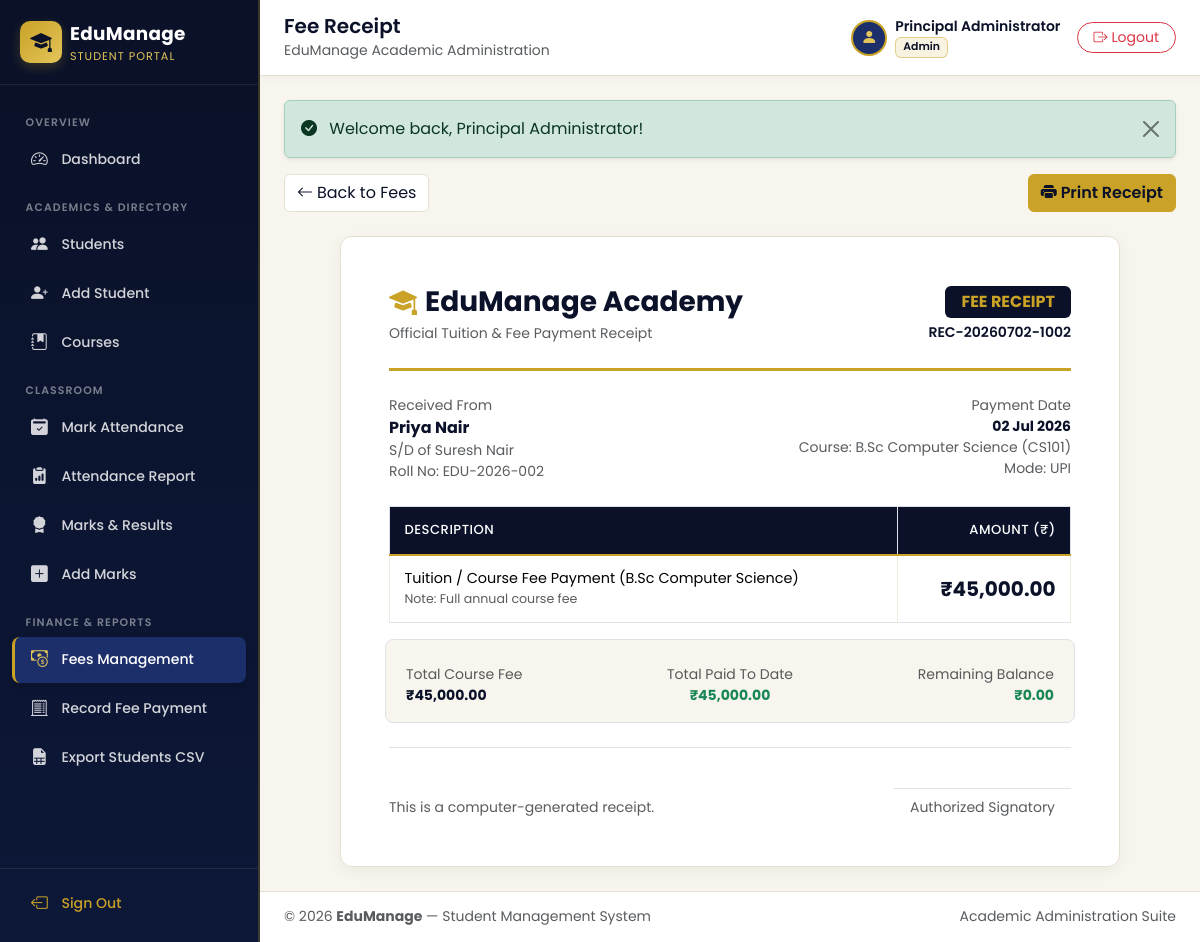
The page /fees/receipt.php?id=2 (signed in) on the database its author committed.
### tables this page shows
CREATE TABLE `fees` (
  `id` INT UNSIGNED NOT NULL AUTO_INCREMENT,
  `receipt_no` VARCHAR(40) NOT NULL,
  `student_id` INT UNSIGNED NOT NULL,
  `amount` DECIMAL(10, 2) NOT NULL,
  `payment_date` DATE NOT NULL,
  `payment_mode` ENUM('Cash', 'Card', 'Bank Transfer', 'UPI', 'Cheque') NOT NULL DEFAULT 'Cash',
  `remarks` VARCHAR(255) DEFAULT NULL,
  `created_at` TIMESTAMP NOT NULL DEFAULT CURRENT_TIMESTAMP,
  PRIMARY KEY (`id`),
  UNIQUE KEY `uq_fees_receipt_no` (`receipt_no`),
  KEY `idx_fees_student` (`student_id`),
  CONSTRAINT `fk_fees_student`
    FOREIGN KEY (`student_id`) REFERENCES `students` (`id`)
    ON DELETE CASCADE ON UPDATE CASCADE
);

CREATE TABLE `students` (
  `id` INT UNSIGNED NOT NULL AUTO_INCREMENT,
  `roll_no` VARCHAR(30) NOT NULL,
  `full_name` VARCHAR(120) NOT NULL,
  `father_name` VARCHAR(120) NOT NULL,
  `email` VARCHAR(120) NOT NULL,
  `phone` VARCHAR(20) NOT NULL,
  `gender` ENUM('Male', 'Female', 'Other') NOT NULL,
  `dob` DATE NOT NULL,
  `address` TEXT NOT NULL,
  `course_id` INT UNSIGNED NOT NULL,
  `admission_date` DATE NOT NULL,
  `photo` VARCHAR(255) DEFAULT NULL,
  `status` ENUM('Active', 'Inactive') NOT NULL DEFAULT 'Active',
  `created_at` TIMESTAMP NOT NULL DEFAULT CURRENT_TIMESTAMP,
  PRIMARY KEY (`id`),
  UNIQUE KEY `uq_students_roll_no` (`roll_no`),
  UNIQUE KEY `uq_students_email` (`email`),
  KEY `idx_students_course` (`course_id`),
  CONSTRAINT `fk_students_course`
    FOREIGN KEY (`course_id`) REFERENCES `courses` (`id`)
    ON DELETE RESTRICT ON UPDATE CASCADE
);

CREATE TABLE `courses` (
  `id` INT UNSIGNED NOT NULL AUTO_INCREMENT,
  `course_name` VARCHAR(120) NOT NULL,
  `course_code` VARCHAR(30) NOT NULL,
  `duration` VARCHAR(50) NOT NULL,
  `fees` DECIMAL(10, 2) NOT NULL DEFAULT 0.00,
  `created_at` TIMESTAMP NOT NULL DEFAULT CURRENT_TIMESTAMP,
  PRIMARY KEY (`id`),
  UNIQUE KEY `uq_courses_code` (`course_code`)
);

### config/db.php (called while the page is built, shortened)
<?php
function e(?string $value): string
{
    return htmlspecialchars((string) $value, ENT_QUOTES | ENT_SUBSTITUTE, 'UTF-8');
}
function url(string $path = ''): string
{
    $cleanPath = ltrim($path, '/');
    return ($cleanPath === '') ? (BASE_URL === '' ? '/' : BASE_URL . '/') : BASE_URL . '/' . $cleanPath;
}

### fees/receipt.php (the view, shortened to what this page needs)
<?php
require_once dirname(__DIR__) . '/includes/auth_check.php';
$id = (int) ($_GET['id'] ?? 0);
$stmt = $pdo->prepare('
    SELECT f.*, s.roll_no, s.full_name, s.father_name, s.phone,
           c.course_name, c.course_code, c.fees AS total_fees
    FROM fees f
    INNER JOIN students s ON f.student_id = s.id
    INNER JOIN courses c ON s.course_id = c.id
    WHERE f.id = ?
    LIMIT 1
');
$stmt->execute([$id]);
$receipt = $stmt->fetch();
$paid_stmt = $pdo->prepare('SELECT COALESCE(SUM(amount), 0) FROM fees WHERE student_id = ?');
$paid_stmt->execute([(int) $receipt['student_id']]);
$total_paid = (float) $paid_stmt->fetchColumn();
$total_fees = (float) $receipt['total_fees'];
$pending    = max(0, $total_fees - $total_paid);
include dirname(__DIR__) . '/includes/header.php';
?>
<div class="d-flex justify-content-between align-items-center mb-4 no-print">
    <a href="<?= e(url('fees/list.php')) ?>" class="btn btn-outline-navy">
        <i class="bi bi-arrow-left me-1"></i>Back to Fees
    </a>
    <button type="button" onclick="window.print()" class="btn btn-gold">
        <i class="bi bi-printer-fill me-1"></i>Print Receipt
    </button>
</div>
<div class="royal-card printable-sheet p-4 p-md-5 mx-auto" style="max-width: 780px;">
    <div class="d-flex justify-content-between align-items-center border-bottom pb-4 mb-4" style="border-bottom: 3px solid var(--gold) !important;">
        <div>
            <h3 class="fw-bold text-navy mb-1">
                <i class="bi bi-mortarboard-fill text-gold me-2"></i><?= e(APP_NAME) ?> Academy
            </h3>
            <p class="text-muted small mb-0">Official Tuition &amp; Fee Payment Receipt</p>
        </div>
        <div class="text-end">
            <span class="badge bg-navy text-gold px-3 py-2 fs-6">FEE RECEIPT</span>
            <div class="small fw-semibold text-navy mt-1"><?= e($receipt['receipt_no']) ?></div>
        </div>
    </div>
    <div class="row g-3 small mb-4">
        <div class="col-sm-6">
            <span class="text-muted d-block">Received From</span>
            <strong class="fs-6 text-navy"><?= e($receipt['full_name']) ?></strong>
            <div class="text-muted">S/D of <?= e($receipt['father_name']) ?></div>
            <div class="text-muted">Roll No: <?= e($receipt['roll_no']) ?></div>
        </div>
        <div class="col-sm-6 text-sm-end">
            <span class="text-muted d-block">Payment Date</span>
            <strong class="text-navy"><?= e(date('d M Y', strtotime($receipt['payment_date']))) ?></strong>
            <div class="text-muted">Course: <?= e($receipt['course_name']) ?> (<?= e($receipt['course_code']) ?>)</div>
            <div class="text-muted">Mode: <?= e($receipt['payment_mode']) ?></div>
        </div>
    </div>
    <div class="table-responsive mb-4">
        <table class="table table-bordered table-royal mb-0">
            <thead>
                <tr>
                    <th>Description</th>
                    <th class="text-end">Amount (&#8377;)</th>
                </tr>
            </thead>
            <tbody>
                <tr>
                    <td>
                        Tuition / Course Fee Payment (<?= e($receipt['course_name']) ?>)
                        <?php if (!empty($receipt['remarks'])): ?>
                            <div class="small text-muted">Note: <?= e($receipt['remarks']) ?></div>
                        <?php endif; ?>
                    </td>
                    <td class="text-end fw-bold text-navy fs-5">&#8377;<?= e(number_format((float) $receipt['amount'], 2)) ?></td>
                </tr>
            </tbody>
        </table>
    </div>
    <div class="row g-2 bg-offwhite p-3 rounded-3 border small mb-4">
        <div class="col-4">
            <span class="text-muted d-block">Total Course Fee</span>
            <strong class="text-navy">&#8377;<?= e(number_format($total_fees, 2)) ?></strong>
        </div>
        <div class="col-4 text-center">
            <span class="text-muted d-block">Total Paid To Date</span>
            <strong class="text-success">&#8377;<?= e(number_format($total_paid, 2)) ?></strong>
        </div>
        <div class="col-4 text-end">
            <span class="text-muted d-block">Remaining Balance</span>
            <strong class="<?= $pending > 0 ? 'text-danger' : 'text-success' ?>">&#8377;<?= e(number_format($pending, 2)) ?></strong>
        </div>
    </div>
    <div class="d-flex justify-content-between align-items-end pt-4 mt-4 border-top small text-muted">
        <span>This is a computer-generated receipt.</span>
        <div class="text-end">
            <div class="mt-3 pt-2 border-top px-3">Authorized Signatory</div>
        </div>
    </div>
</div>
<?php include dirname(__DIR__) . '/includes/footer.php'; ?>

### assets/css/style.css (style rules this page uses)
:root { --navy: #0a1128; --navy-light: #131f44; --royal: #1c2f6b; --royal-hover: #253d88; --gold: #c9a227; --gold-light: #e4c55a; --gold-soft: rgba(201, 162, 39, 0.14); --offwhite: #f8f5ee; --surface: #ffffff; --text-main: #1b2238; --text-muted: #647087; --border-color: #e6e0d2; --sidebar-width: 260px; --transition-speed: 0.25s; }
body { font-family: 'Poppins', sans-serif; background-color: var(--offwhite); color: var(--text-main); margin: 0; overflow-x: hidden; }
.text-navy { color: var(--navy) !important; }
.text-gold { color: var(--gold) !important; }
.bg-navy { background-color: var(--navy) !important; }
.bg-offwhite { background-color: var(--offwhite) !important; }
.btn-gold { background-color: var(--gold); border-color: var(--gold); color: var(--navy); font-weight: 600; transition: all var(--transition-speed) ease; }
.btn-outline-navy { border-color: var(--border-color); color: var(--navy); background: #fff; }
.royal-card { background-color: var(--surface); border: 1px solid var(--border-color); border-radius: 12px; box-shadow: 0 4px 16px rgba(10, 17, 40, 0.05); }
.table-royal thead th { background-color: var(--navy); color: #ffffff; font-weight: 500; font-size: 0.82rem; text-transform: uppercase; letter-spacing: 0.5px; border-bottom: 2px solid var(--gold); padding: 0.85rem 0.9rem; white-space: nowrap; }
.table-royal tbody td { vertical-align: middle; padding: 0.8rem 0.9rem; font-size: 0.9rem; border-color: #efeae0; }

### rows shown on the page
fees: receipt_no "REC-20260702-1002", student.full_name "Priya Nair", student.father_name "Suresh Nair", student.roll_no "EDU-2026-002", payment_date "02 Jul 2026", courses.course_name "B.Sc Computer Science", courses.course_code "CS101", payment_mode "UPI", remarks "Full annual course fee", amount "45,000.00", courses.fees "45,000.00"

### other values the page prints
APP_NAME "EduManage"
$page_title "Fee Receipt"
$current_user "Principal Administrator"
$current_role "Admin"
$flash['message'] "Welcome back, Principal Administrator!"
$total_paid "45,000.00"
$pending "0.00"
